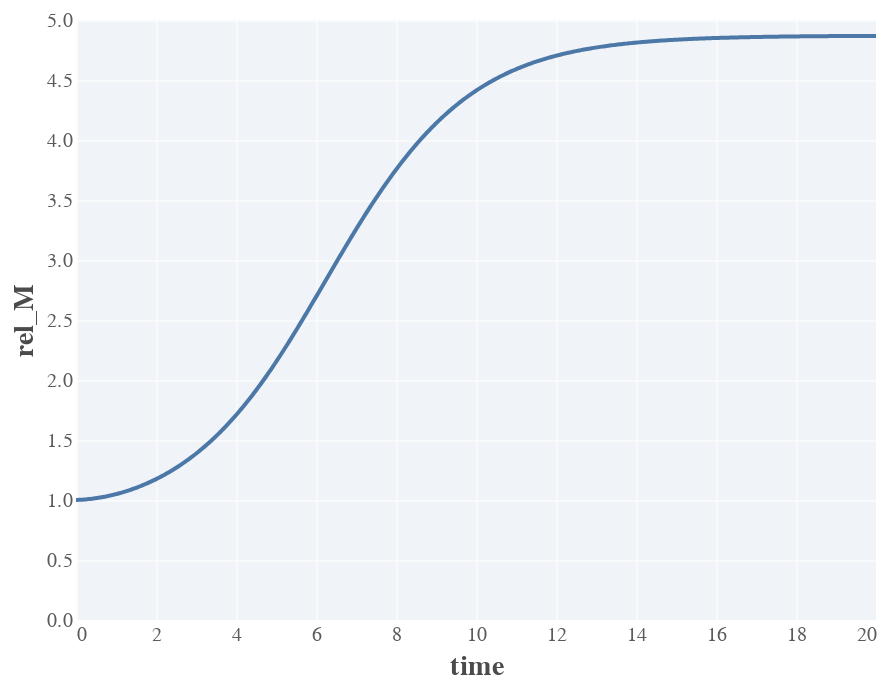

This figure's notebook cell:
### Code cell
_df = pd.DataFrame(out, columns=['dM_dt', 'dtheta_dt', 'dc_dt', 'dMp_dt'])
_df['rel_M'] = _df['dM_dt'] / M
_df['time'] = t
alt.Chart(_df).mark_line().encode(x='time:Q', y='rel_M:Q')

### Figure 1 — Vega-Lite specification as saved in the notebook (floating-point values rounded to 4 significant figures; data arrays with more than 128 entries replaced by an {"elided": "..."} marker saying what was removed)
{"config": {"background": "white", "group": {"fill": "white"}, "view": {"strokeWidth": 0, "height": 300, "width": 400, "fill": "#f0f3f7"}, "point": {"size": 40, "filled": true, "opacity": 1, "strokeWidth": 0.75, "stroke": "#FFFFFF"}, "square": {"size": 40, "filled": true, "opacity": 1, "strokeWidth": 0.75, "stroke": "#FFFFFF"}, "circle": {"size": 40, "filled": true, "opacity": 1, "strokeWidth": 0.75, "stroke": "#FFFFFF"}, "line": {"size": 2}, "axis": {"domainColor": "#ffffff", "domainWidth": 0.5, "labelColor": "#5b5b5b", "labelFontSize": 10, "labelFont": "Nunito", "titleFont": "Nunito", "titleFontWeight": 700, "titleFontSize": 14, "titleColor": "#4b4b4b", "grid": true, "gridColor": "#ffffff", "gridWidth": 0.5, "ticks": false}, "range": {"category": ["#4c4b4c", "#3373ba", "#5cb75b", "#d8534f", "#8066ad", "#f0ad4d"]}, "legend": {"labelFontSize": 14, "labelFont": "Nunito", "titleFont": "Nunito", "titleFontSize": 14, "titleFontWeight": 700, "titleFontColor": "#44b4b4b", "symbolSize": 75}, "title": {"font": "Nunito", "fontWeight": 700, "fontSize": 14, "fontColor": "#4b4b4b"}}, "data": {"name": "data-7225ea0abbfd323ca7ef27ddde28cdd4"}, "mark": "line", "encoding": {"x": {"type": "quantitative", "field": "time"}, "y": {"type": "quantitative", "field": "rel_M"}}, "$schema": "https://vega.github.io/schema/vega-lite/v4.8.1.json", "datasets": {"data-7225ea0abbfd323ca7ef27ddde28cdd4": {"elided": "500 records"}}}
